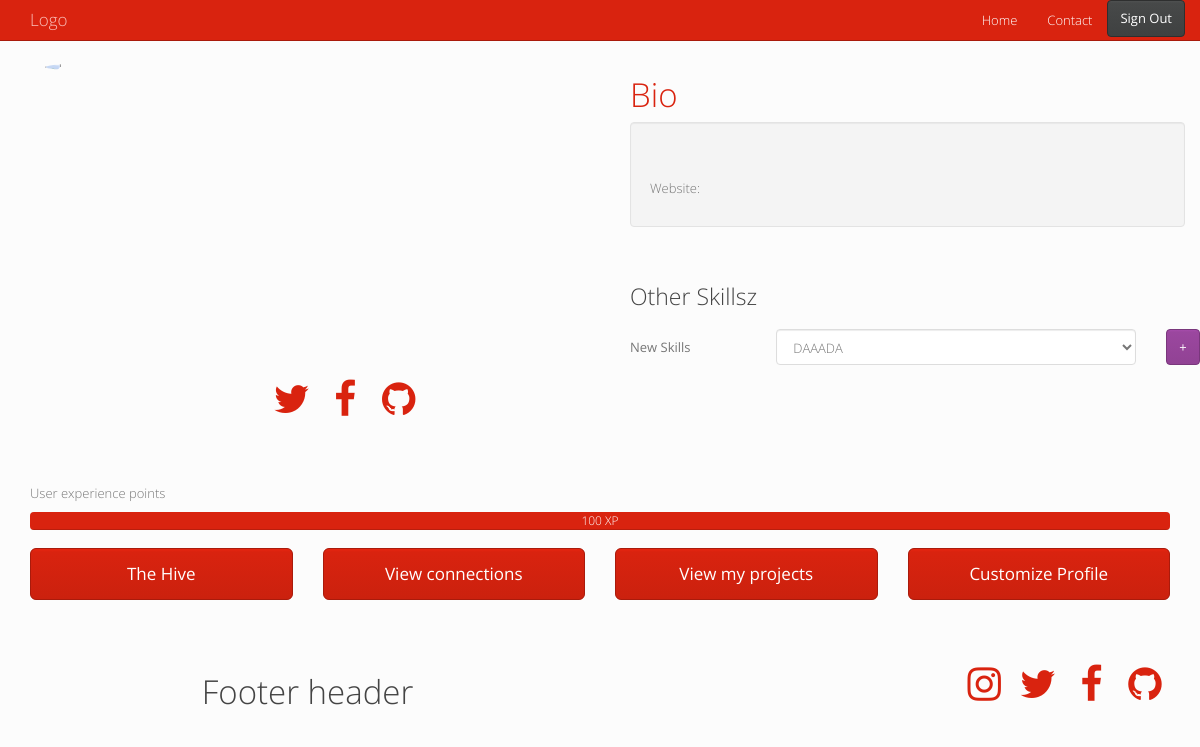
The app's page /profile.php (signed in), older data.
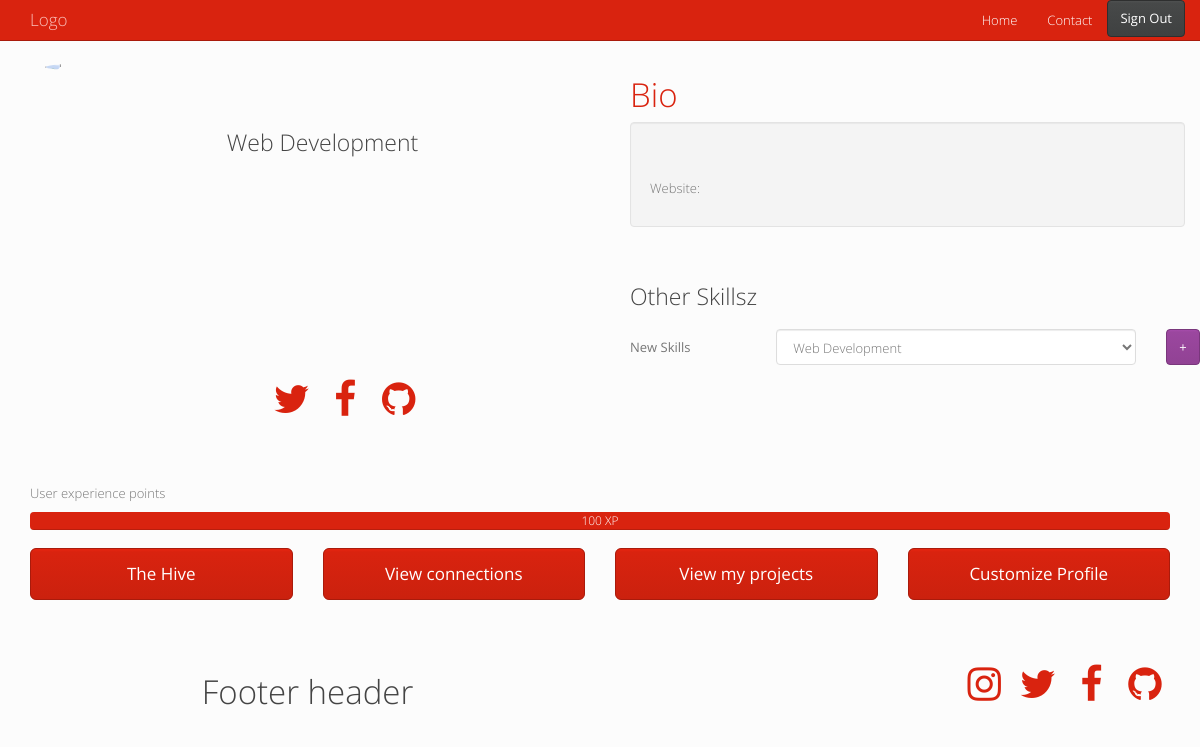
The same page, newer data.
### tables this page shows
CREATE TABLE IF NOT EXISTS `skills` (
  `ID` int(11) NOT NULL,
  `skillName` varchar(50) NOT NULL,
  `skillInfo` text NOT NULL
);

### profile.php (the view, shortened to what the changed rows need)
<?php
   $id = $_SESSION['userID'];
    $conn = new mysqli(DB_HOST, DB_USER, DB_PASS, DB_NAME);
    if ($conn->connect_error) {
      header("Location: index.php");
      echo $error = "Connection failed: " . $conn->connect_error;
    } else {
      $sql = "SELECT * FROM profile WHERE ID = '".$id."'";
      $result = $conn->query($sql);
              if ($result->num_rows == 1) {
          $row = $result->fetch_assoc();
          $sql = "SELECT * FROM profileskills WHERE profileID = '".$row["ID"]."'";
          $result = $conn->query($sql);
          $skillRows = $result->fetch_assoc();
          $sql = "SELECT * FROM skills WHERE ID = '".$skillRows["skillsID"]."'";
          $result2 = $conn->query($sql);
          $skill = $result2->fetch_assoc();
          $mainSkill = $skill["skillName"];
        } else {
          echo $error = "An issue has occured, multiple profiles";
        }
      }
?>
<html><head>
    <link href="http://cdnjs.cloudflare.com/ajax/libs/font-awesome/4.3.0/css/font-awesome.min.css" rel="stylesheet" type="text/css">
    <link rel="stylesheet" href="C:\Users\User\Desktop\startbootstrap-agency-1.0.6\css\bootstrap.css">
    <link rel="stylesheet" href="bootstrap.min.css">
  </head><body>
    <div class="section">
      <div class="container">
        <div class="row">
          <div class="col-md-12">
            <div class="section">
              <div class="container">
                <div class="row">
                  <div class="col-md-6">
                    <img src="<?php if ($row["pic"] == '') { echo "http://pingendo.github.io/pingendo-bootstrap/assets/user_placeholder.png";
                            } else { echo $row["pic"]; }?>" class=" center-block img-circle img-responsive" id="profilePic">
                    <p>
                      <br>
                      <br>
                    </p>
                    <h3 contenteditable="true" class="text-center"><?php echo $mainSkill; ?></h3>
                    <div class="row">
                      <div class="col-sm-offset-3 col-sm-6 col-sm-offset-3">
                      </div>
                    </div>
                  </div>
                  <div class="col-md-6">
                    <h1 class="text-primary">Bio</h1>
                    <br>
                    <form class="form-horizontal" role="form" action="addSkill.php" method="post">
                        <div class="form-group">
                             <?php
                              if ($id == $_SESSION['userID']) {
                                 echo '
                          <div class="col-sm-3">
                            <label class="control-label">New Skills</label>
                          </div>
                          <div class="col-sm-8">
                                 <select name="newSkill" class="form-control">';
                      $conn = new mysqli(DB_HOST, DB_USER, DB_PASS, DB_NAME);
                      if ($conn->connect_error) {
                        $error = "Connection failed: " . $conn->connect_error;
                      } else {
                        $sql = "SELECT * FROM skills";
                        $skillList = $conn->query($sql);
                        while ($skill = $skillList->fetch_assoc()) {
                          echo '<option value="'.$skill["ID"].'">'.$skill["skillName"].'</option>';
                        }
                      }
                             echo '</select>
                          </div>
                          <div class="col-sm-1">
                            <button type="submit" class="btn btn-warning">+</button>
                          </div>';
                                } ?>
                        </div>
                      </form>
                  </div>
                </div>
              </div>
            </div>
          </div>
        </div>
      </div>
    </div>
    <footer class="section section-primary">
      <div class="container">
        <div class="row">
          <div class="col-sm-6">
            <h1 class="text-center">Footer header</h1>
          </div>
        </div>
      </div>
    </footer>
</body></html>

Row changes from the older to the newer data that the page shows:
added skills: skillName "Web Development"
Text that changed along with them:
form field newSkill: "DAAADA" → "Web Development"
